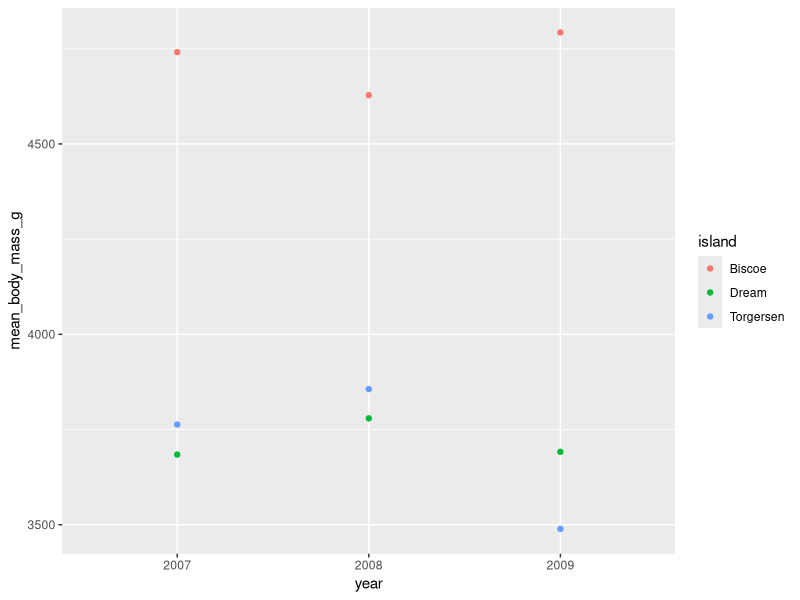
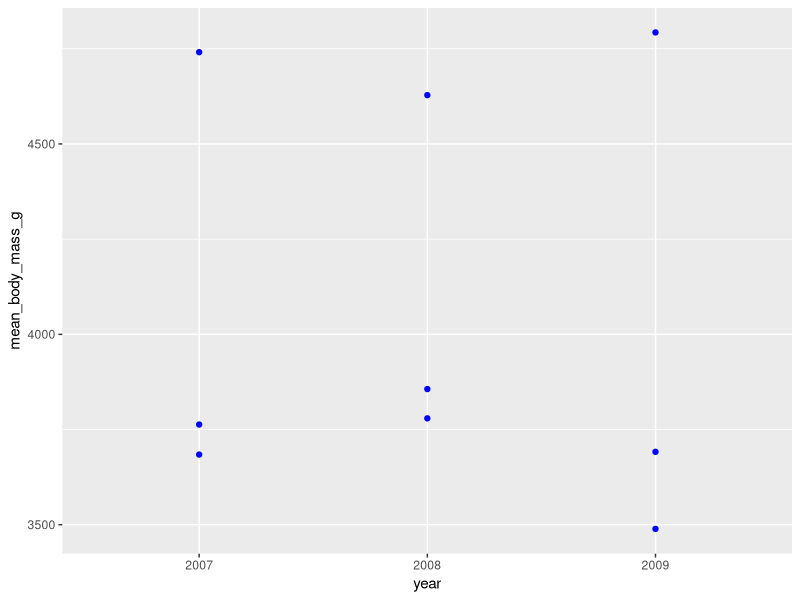
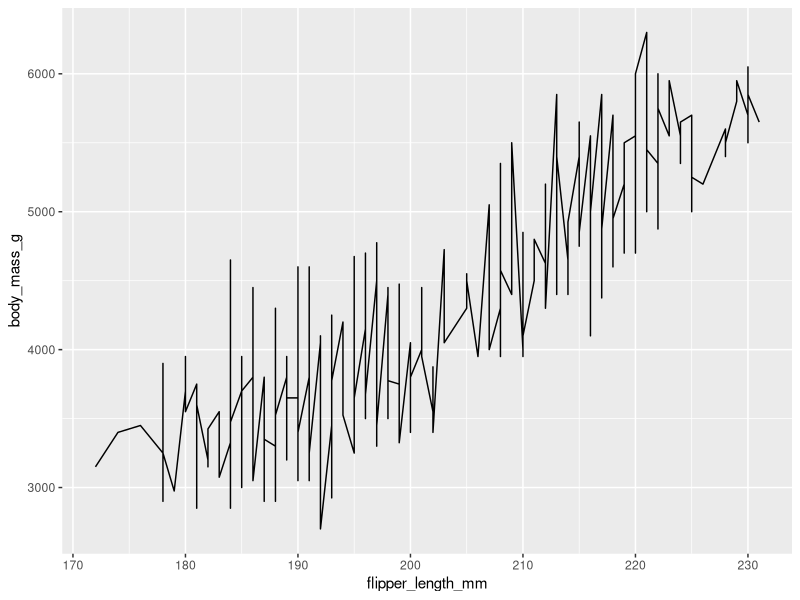
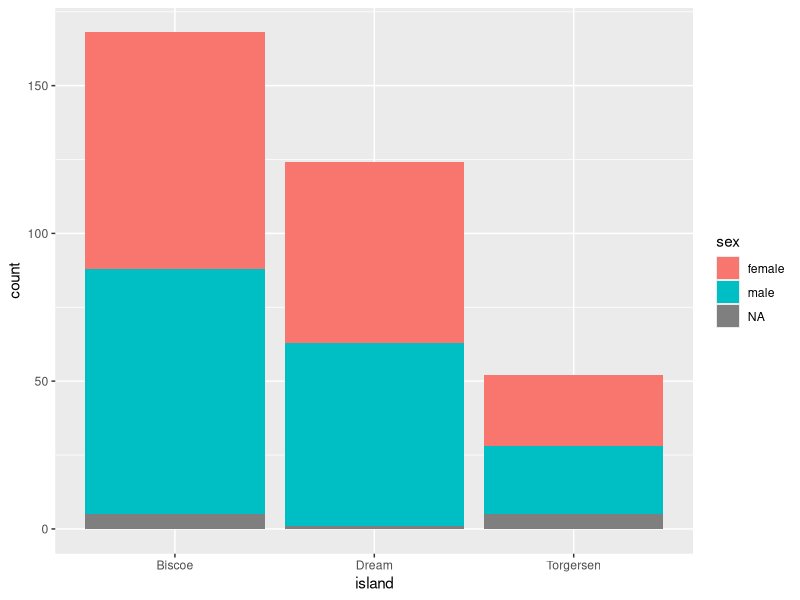
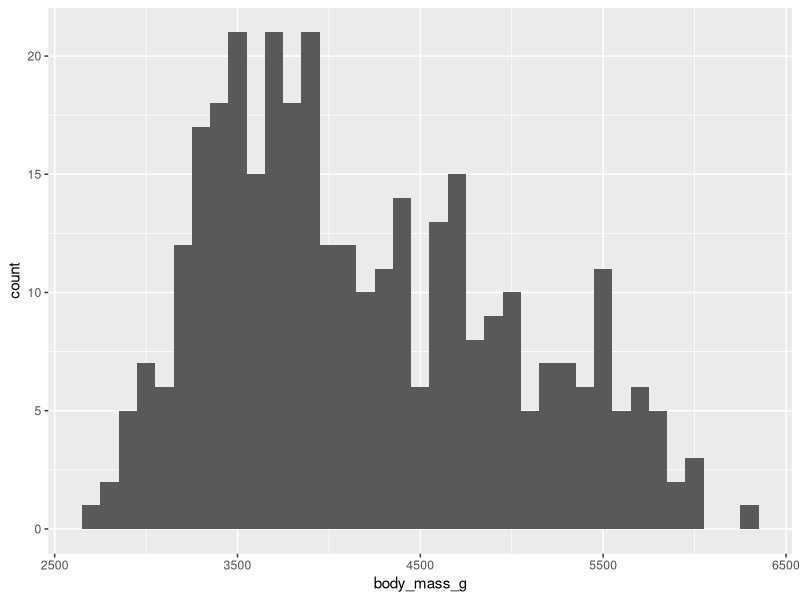
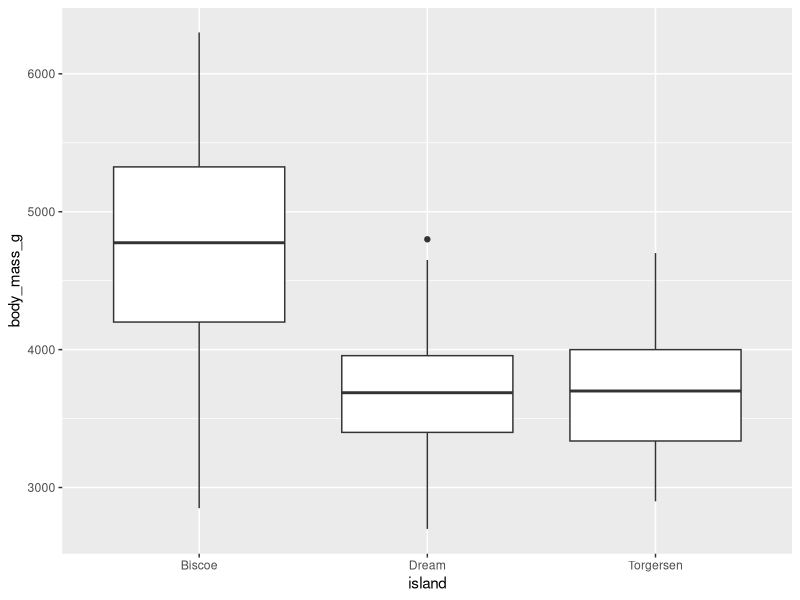
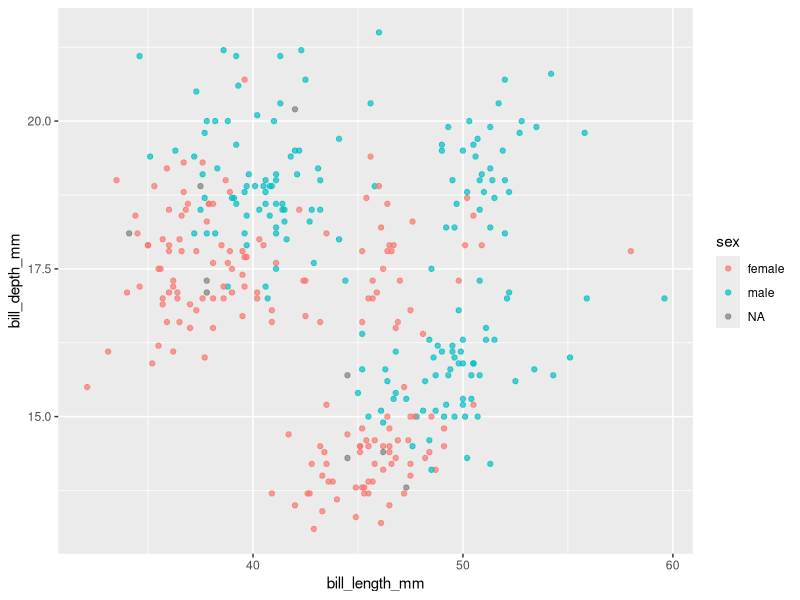
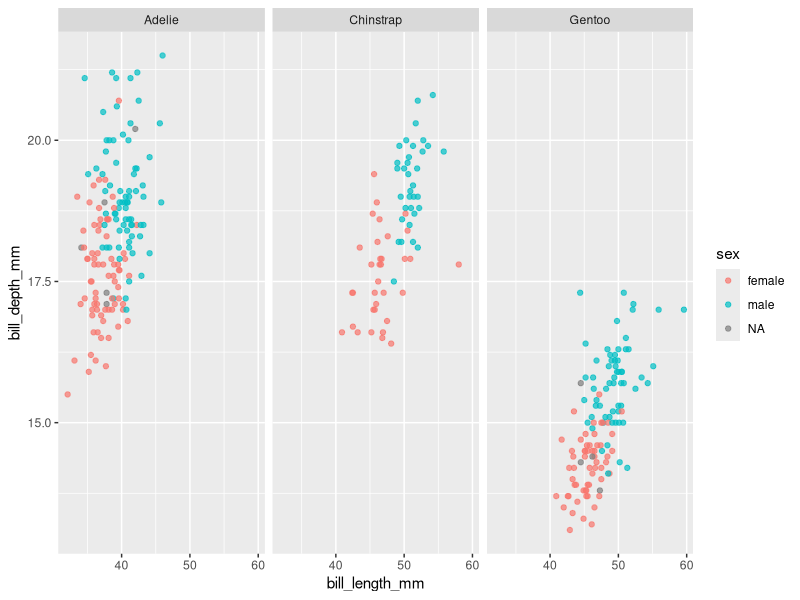

Recreate these plots in R, in order.
## ---- chunk 1
knitr::opts_chunk$set(echo = TRUE)
library(palmerpenguins)
library(tidyverse)
library(knitr)
## ---- chunk 2
library(ggplot2)
## ---- chunk 3
#making a simple untidy dataset using palmerpenguins
penguin <- penguins %>%
  drop_na(body_mass_g) %>%
  group_by(island, year) %>%
  summarize(mean_body_mass_g = mean(body_mass_g)) %>%
  spread(year, mean_body_mass_g)

#tidy version
penguin_tidy <- penguin %>%
  gather(key = "year", value = "mean_body_mass_g", `2007`, `2008`, `2009`)
## ---- chunk 4
kable(penguin)
## ---- chunk 5
kable(penguin_tidy)
## ---- chunk 6
ggplot(data = penguin_tidy, mapping = aes(x = year, y = mean_body_mass_g, color = island)) +
  geom_point()
## ---- chunk 7
ggplot(data = penguin_tidy, mapping = aes(x = year, y = mean_body_mass_g)) +
  geom_point(color = "blue")
## ---- chunk 8
ggplot(data = penguins, mapping = aes(x = flipper_length_mm, y = body_mass_g)) +
  geom_line()
## ---- chunk 9
ggplot(data = penguins, mapping = aes(x = island, fill = sex)) +
  geom_bar()
## ---- chunk 10
ggplot(data = penguins, mapping = aes(x = body_mass_g)) +
  geom_histogram(binwidth = 100)
## ---- chunk 11
ggplot(data = penguins, mapping  = aes(x = island, y = body_mass_g)) +
  geom_boxplot()
## ---- chunk 12
ggplot(data = penguins, mapping = aes(x = bill_length_mm, y = bill_depth_mm, color = sex)) +
  geom_point(alpha = 0.7)
## ---- chunk 13
ggplot(data = penguins, mapping = aes(x = bill_length_mm, y = bill_depth_mm, color = sex)) +
  geom_point(alpha = 0.7) +
  facet_wrap(~species)
